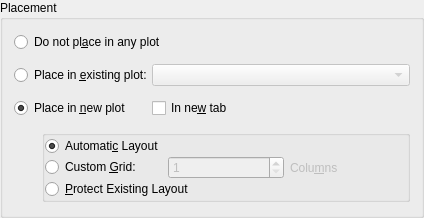
<?xml version="1.0" encoding="UTF-8"?>
<ui version="4.0">
 <class>CurvePlacement</class>
 <widget class="QWidget" name="CurvePlacement">
  <property name="geometry">
   <rect>
    <x>0</x>
    <y>0</y>
    <width>424</width>
    <height>218</height>
   </rect>
  </property>
  <layout class="QGridLayout" name="gridLayout_2">
   <property name="margin">
    <number>0</number>
   </property>
   <property name="spacing">
    <number>0</number>
   </property>
   <item row="0" column="0">
    <widget class="QGroupBox" name="_curvePlacementGroup">
     <property name="title">
      <string>Placement</string>
     </property>
     <layout class="QGridLayout" name="gridLayout">
      <property name="topMargin">
       <number>0</number>
      </property>
      <property name="bottomMargin">
       <number>0</number>
      </property>
      <property name="spacing">
       <number>0</number>
      </property>
      <item row="3" column="0">
       <spacer name="horizontalSpacer">
        <property name="orientation">
         <enum>Qt::Horizontal</enum>
        </property>
        <property name="sizeType">
         <enum>QSizePolicy::Fixed</enum>
        </property>
        <property name="sizeHint" stdset="0">
         <size>
          <width>28</width>
          <height>20</height>
         </size>
        </property>
       </spacer>
      </item>
      <item row="0" column="0" colspan="4">
       <widget class="QRadioButton" name="_noPlot">
        <property name="text">
         <string>Do not pl&amp;ace in any plot</string>
        </property>
       </widget>
      </item>
      <item row="1" column="0" colspan="2">
       <widget class="QRadioButton" name="_existingPlot">
        <property name="text">
         <string>Place in &amp;existing plot:</string>
        </property>
       </widget>
      </item>
      <item row="1" column="2">
       <widget class="QComboBox" name="_plotList">
        <property name="enabled">
         <bool>false</bool>
        </property>
        <property name="sizePolicy">
         <sizepolicy hsizetype="Preferred" vsizetype="Fixed">
          <horstretch>1</horstretch>
          <verstretch>0</verstretch>
         </sizepolicy>
        </property>
        <property name="whatsThis">
         <string>The name of the data file which will be read for this vector.</string>
        </property>
        <property name="editable">
         <bool>false</bool>
        </property>
        <property name="insertPolicy">
         <enum>QComboBox::InsertAtTop</enum>
        </property>
        <property name="autoCompletion">
         <bool>true</bool>
        </property>
        <property name="duplicatesEnabled">
         <bool>false</bool>
        </property>
       </widget>
      </item>
      <item row="2" column="0" colspan="2">
       <widget class="QRadioButton" name="_newPlot">
        <property name="text">
         <string>Place in &amp;new plot</string>
        </property>
        <property name="checked">
         <bool>true</bool>
        </property>
       </widget>
      </item>
      <item row="3" column="1" colspan="3">
       <widget class="QGroupBox" name="_layoutGroup">
        <property name="sizePolicy">
         <sizepolicy hsizetype="Preferred" vsizetype="Fixed">
          <horstretch>0</horstretch>
          <verstretch>0</verstretch>
         </sizepolicy>
        </property>
        <property name="title">
         <string/>
        </property>
        <property name="flat">
         <bool>true</bool>
        </property>
        <layout class="QVBoxLayout" name="verticalLayout">
         <property name="spacing">
          <number>0</number>
         </property>
         <property name="margin">
          <number>0</number>
         </property>
         <item>
          <widget class="QRadioButton" name="_autoLayout">
           <property name="text">
            <string>Automati&amp;c Layout</string>
           </property>
           <property name="checked">
            <bool>true</bool>
           </property>
          </widget>
         </item>
         <item>
          <layout class="QHBoxLayout">
           <item>
            <widget class="QRadioButton" name="_customGrid">
             <property name="text">
              <string>Custom &amp;Grid:</string>
             </property>
            </widget>
           </item>
           <item>
            <widget class="QSpinBox" name="_gridColumns">
             <property name="enabled">
              <bool>false</bool>
             </property>
             <property name="minimum">
              <number>1</number>
             </property>
             <property name="maximum">
              <number>10</number>
             </property>
            </widget>
           </item>
           <item>
            <widget class="QLabel" name="_gridColumnsLabel">
             <property name="enabled">
              <bool>false</bool>
             </property>
             <property name="text">
              <string>Colu&amp;mns</string>
             </property>
             <property name="buddy">
              <cstring>_gridColumns</cstring>
             </property>
            </widget>
           </item>
          </layout>
         </item>
         <item>
          <widget class="QRadioButton" name="_protectLayout">
           <property name="text">
            <string>&amp;Protect Existing Layout</string>
           </property>
          </widget>
         </item>
        </layout>
       </widget>
      </item>
      <item row="2" column="2">
       <widget class="QCheckBox" name="_newTab">
        <property name="text">
         <string>In ne&amp;w tab</string>
        </property>
       </widget>
      </item>
     </layout>
    </widget>
   </item>
  </layout>
 </widget>
 <layoutdefault spacing="6" margin="11"/>
 <pixmapfunction>qPixmapFromMimeSource</pixmapfunction>
 <tabstops>
  <tabstop>_noPlot</tabstop>
  <tabstop>_existingPlot</tabstop>
  <tabstop>_plotList</tabstop>
  <tabstop>_newPlot</tabstop>
  <tabstop>_autoLayout</tabstop>
  <tabstop>_customGrid</tabstop>
  <tabstop>_gridColumns</tabstop>
  <tabstop>_protectLayout</tabstop>
 </tabstops>
 <resources/>
 <connections/>
</ui>
